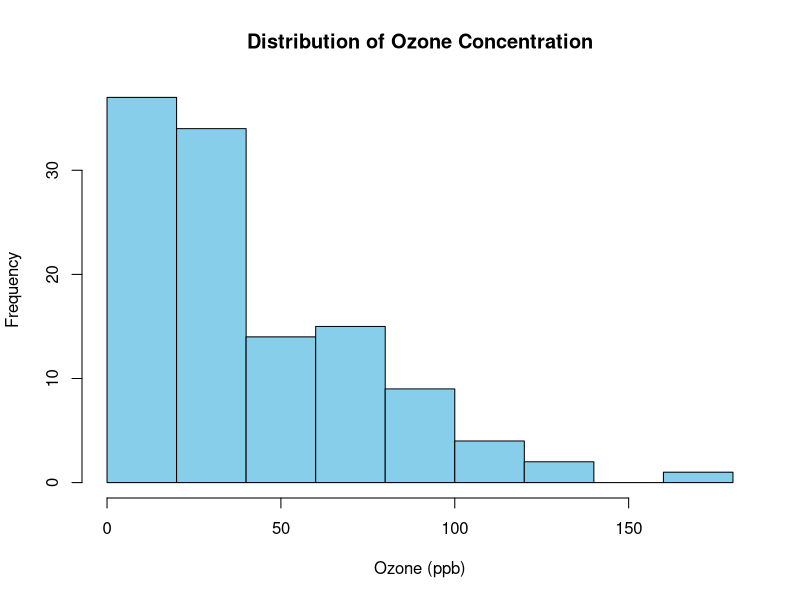
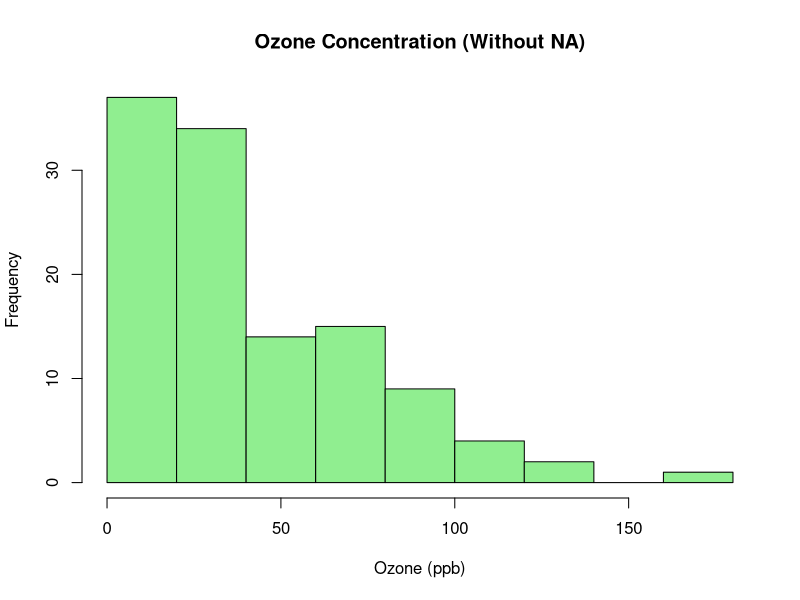
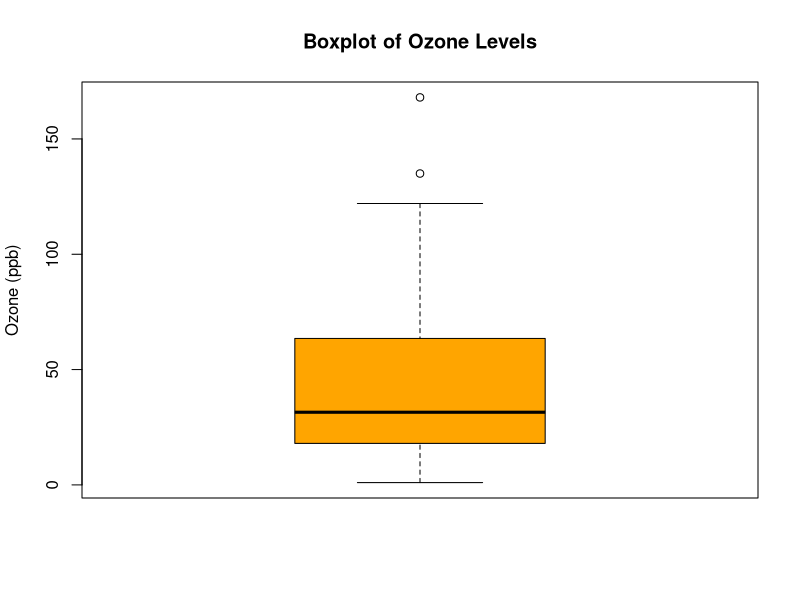
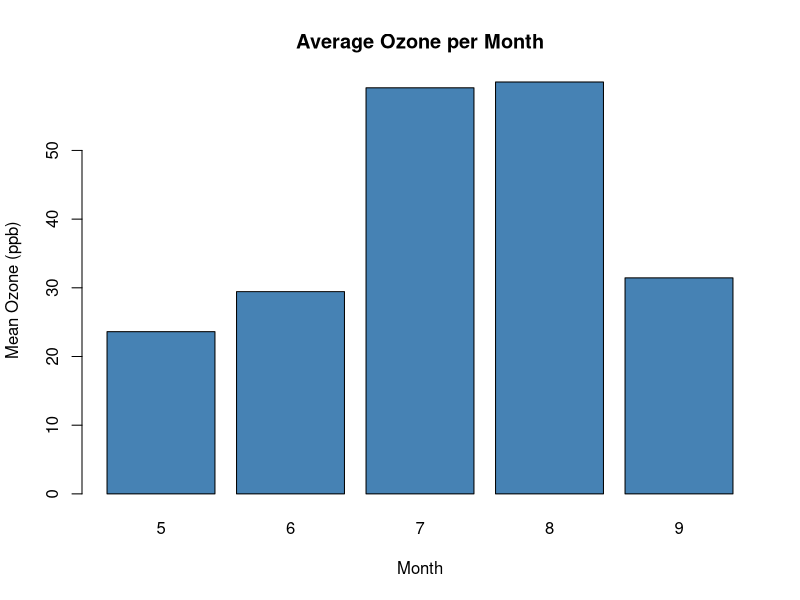

Write R code to recreate these figures, in order.
# DV Lab – Week 3(b)
# Name:V NAGA VEERANNA
# Roll No:24A95A6103

# Load dataset
data(airquality)

# Inspect data
head(airquality, 3)
str(airquality)
class(airquality)

# View dataset
View(airquality)

# Check Ozone column
summary(airquality$Ozone)

# Histogram (with NA warning possible)
hist(
  airquality$Ozone,
  main = "Distribution of Ozone Concentration",
  xlab = "Ozone (ppb)",
  col = "skyblue",
  border = "black"
)

# Remove NA values
ozone_clean <- na.omit(airquality$Ozone)

# Histogram without NA
hist(
  ozone_clean,
  main = "Ozone Concentration (Without NA)",
  xlab = "Ozone (ppb)",
  col = "lightgreen",
  border = "black"
)

# Boxplot
boxplot(
  ozone_clean,
  main = "Boxplot of Ozone Levels",
  ylab = "Ozone (ppb)",
  col = "orange"
)

# Mean ozone per month
mean_ozone_month <- tapply(
  airquality$Ozone,
  airquality$Month,
  mean,
  na.rm = TRUE
)

mean_ozone_month

# Barplot
barplot(
  mean_ozone_month,
  main = "Average Ozone per Month",
  xlab = "Month",
  ylab = "Mean Ozone (ppb)",
  col = "steelblue"
)
